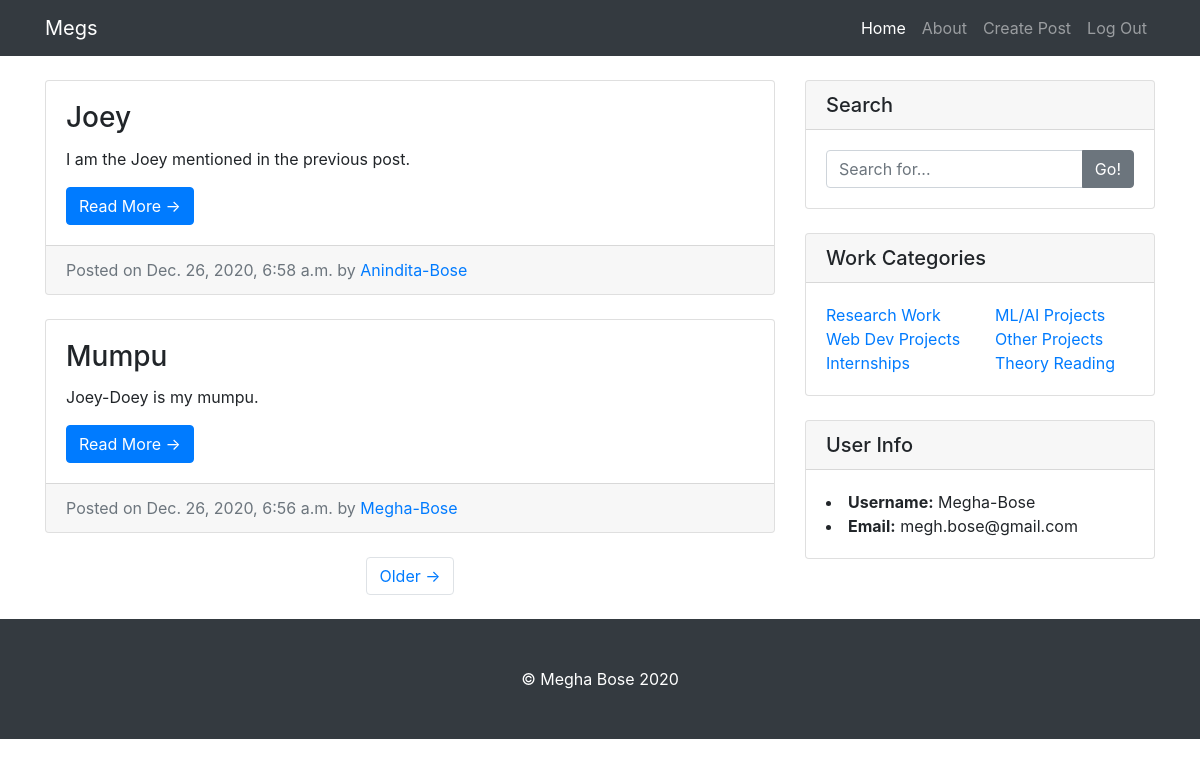
The app's page / (signed in) with its own data.
### entries/models.py (models this page shows, shortened)
class Entry(models.Model):
    entry_title = models.CharField(max_length=50)
    entry_text = models.TextField()
    entry_date = models.DateTimeField(auto_now_add=True)
    entry_author = models.ForeignKey(User, on_delete=models.CASCADE)
    class Meta:
        verbose_name_plural = "entries"

### entries/views.py (the view)
# urls.py: path('', HomeView.as_view(), name='blog-home'),
class HomeView(LoginRequiredMixin, ListView):
    model = Entry
    template_name = 'entries/index.html'
    context_object_name = "blog_entries"
    ordering = [ '-entry_date' ]
    paginate_by = 2

### entries/templates/entries/index.html (shortened to what this page needs)
{% extends "entries/base.html" %}
{% block content %}
<div class="col-md-8 mt-4">
    {% for entry in blog_entries %}
    <div class="card mb-4">
      <div class="card-body">
        <h3 class="card-title">{{ entry.entry_title }}</h3>
        <p class="card-text">{{ entry.entry_text|truncatechars:150 }}</p>
        <a href="{% url 'entry-detail' entry.pk %}" class="btn btn-primary">Read More &rarr;</a>
      </div>
      <div class="card-footer text-muted">
        Posted on {{ entry.entry_date }} by
        <a href="#">{{ entry.entry_author }}</a>
      </div>
    </div>
    {% endfor %}
    {% if is_paginated %}
    <ul class="pagination justify-content-center mb-4">
      {% if page_obj.has_next %}
      <li class="page-item">
        <a class="page-link" href="?page={{ page_obj.next_page_number }}">Older &rarr;</a>
      </li>
      {% endif %}
    </ul>
    {% endif %}
  </div>
  {% endblock %}

### entries/templates/entries/base.html (shortened to what this page needs)
{% load static %}
<!DOCTYPE html>
<html lang="en">
<head>
  <link href="{% static 'entries/vendor/bootstrap/css/bootstrap.min.css' %}" rel="stylesheet">
  <link href="{% static 'entries/css/blog-home.css' %}" rel="stylesheet">
</head>
<body>
  <nav class="navbar navbar-expand-lg navbar-dark bg-dark fixed-top">
    <div class="container">
      <a class="navbar-brand" href="#">Megs</a>
      <div class="collapse navbar-collapse" id="navbarResponsive">
        <ul class="navbar-nav ml-auto">
          <li class="nav-item active">
            <a class="nav-link" href="{% url 'blog-home' %}">Home
            </a>
          </li>
          <li class="nav-item">
            <a class="nav-link" href="#">About</a>
          </li>
          <li class="nav-item">
            <a class="nav-link" href="{% url 'create-entry' %}">Create Post</a>
          </li>
          <li class="nav-item">
            <a class="nav-link" href="{% url 'logout' %}">Log Out</a>
          </li>
        </ul>
      </div>
    </div>
  </nav>
  <div class="container">
    <div class="row">
      {% block content %} {% endblock %}
      <div class="col-md-4">
        <div class="card my-4">
          <h5 class="card-header">Search</h5>
          <div class="card-body">
            <div class="input-group">
              <input type="text" class="form-control" placeholder="Search for...">
              <span class="input-group-append">
                <button class="btn btn-secondary" type="button">Go!</button>
              </span>
            </div>
          </div>
        </div>
        <div class="card my-4">
          <h5 class="card-header">Work Categories</h5>
          <div class="card-body">
            <div class="row">
              <div class="col-lg-6">
                <ul class="list-unstyled mb-0">
                  <li>
                    <a href="#">Research Work</a>
                  </li>
                  <li>
                    <a href="#">Web Dev Projects</a>
                  </li>
                  <li>
                    <a href="#">Internships</a>
                  </li>
                </ul>
              </div>
              <div class="col-lg-6">
                <ul class="list-unstyled mb-0">
                  <li>
                    <a href="#">ML/AI Projects</a>
                  </li>
                  <li>
                    <a href="#">Other Projects</a>
                  </li>
                  <li>
                    <a href="#">Theory Reading</a>
                  </li>
                </ul>
              </div>
            </div>
          </div>
        </div>
        <div class="card my-4">
          <h5 class="card-header">User Info</h5>
          <div class="card-body">
            <li>
                <b>Username:</b> {{ user.username }}
            </li>
            <li>
              <b>Email:</b> {{ user.email }}
            </li>
          </div>
        </div>
      </div>
    </div>
  </div>
  <footer class="py-5 bg-dark">
    <div class="container">
      <p class="m-0 text-center text-white">&copy; Megha Bose <script>document.write(new Date().getFullYear())</script></p>
    </div>
  </footer>
</body>
</html>

### entries/static/entries/css/blog-home.css (style rules this page uses)
body { padding-top: 56px; }

### records on screen
Entry: entry_title "Joey", entry_text "I am the Joey mentioned in the previous post.", entry_date "Dec. 26, 2020, 6:58 a.m.", entry_author "Anindita-Bose"
Entry: entry_title "Mumpu", entry_text "Joey-Doey is my mumpu.", entry_date "Dec. 26, 2020, 6:56 a.m.", entry_author "Megha-Bose"

### other values on screen
{{ user.username }} "Megha-Bose"
{{ user.email }} "megh.bose@gmail.com"
